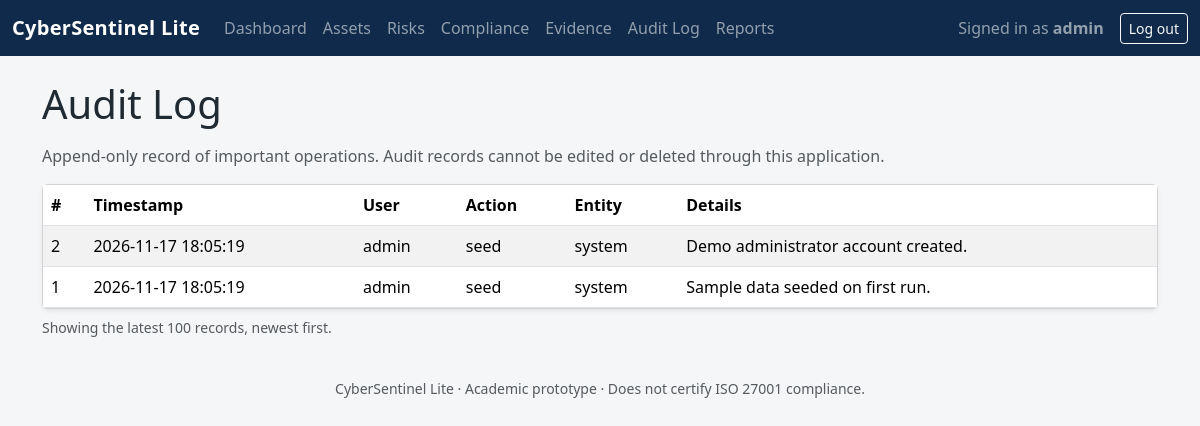
The app's page /audit (signed in) with its own data.
### tables this page shows
CREATE TABLE audit_log (
            id INTEGER PRIMARY KEY AUTOINCREMENT,
            action TEXT NOT NULL,
            entity TEXT NOT NULL,
            entity_id INTEGER,
            username TEXT NOT NULL,
            timestamp TEXT NOT NULL,
            details TEXT
        );

### app.py (the view)
@app.route("/audit")
@login_required
def audit_list():
    db = get_db()
    rows = db.execute(
        "SELECT * FROM audit_log ORDER BY id DESC LIMIT 100").fetchall()
    return render_template("audit.html", rows=rows)

### app.py (called while the page is built)
def get_db():
    if "db" not in g:
        g.db = sqlite3.connect(app.config["DATABASE"])
        g.db.row_factory = sqlite3.Row
        g.db.execute("PRAGMA foreign_keys = ON")
    return g.db

def login_required(view):
    from functools import wraps
    @wraps(view)
    def wrapped(*args, **kwargs):
        if "username" not in session:
            flash("Please log in to continue.", "warning")
            return redirect(url_for("login", next=request.path))
        return view(*args, **kwargs)
    return wrapped

### templates/audit.html (shortened to what this page needs)
{% extends "base.html" %}
{% block content %}
<h1 class="mb-3">Audit Log</h1>
<p class="text-muted">Append-only record of important operations. Audit records cannot be edited or deleted through this application.</p>
{% if rows %}
<div class="card shadow-sm">
  <div class="card-body p-0">
    <div class="table-responsive">
      <table class="table table-striped mb-0">
        <thead>
          <tr><th>#</th><th>Timestamp</th><th>User</th><th>Action</th><th>Entity</th><th>Details</th></tr>
        </thead>
        <tbody>
          {% for row in rows %}
          <tr>
            <td>{{ row['id'] }}</td>
            <td>{{ row['timestamp'] }}</td>
            <td>{{ row['username'] }}</td>
            <td>{{ row['action'] }}</td>
            <td>{{ row['entity'] }}{% if row['entity_id'] %} #{{ row['entity_id'] }}{% endif %}</td>
            <td>{{ row['details'] }}</td>
          </tr>
          {% endfor %}
        </tbody>
      </table>
    </div>
  </div>
</div>
<p class="text-muted small mt-2">Showing the latest 100 records, newest first.</p>
{% else %}
<p class="text-muted">No audit records yet.</p>
{% endif %}
{% endblock %}

### static/css/style.css (style rules this page uses)
:root { --navy: #0f2a4a; --teal: #0e7c7b; --teal-dark: #0a5e5d; }
body { background-color: #f4f6f8; color: #1f2a33; }
.table th { white-space: nowrap; }

### records on screen
audit_log: id "2", timestamp "2026-11-17 18:05:19", username "admin", action "seed", entity "system", details "Demo administrator account created."
audit_log: id "1", timestamp "2026-11-17 18:05:19", username "admin", action "seed", entity "system", details "Sample data seeded on first run."

### other values on screen
{{ session['username'] }} "admin"
